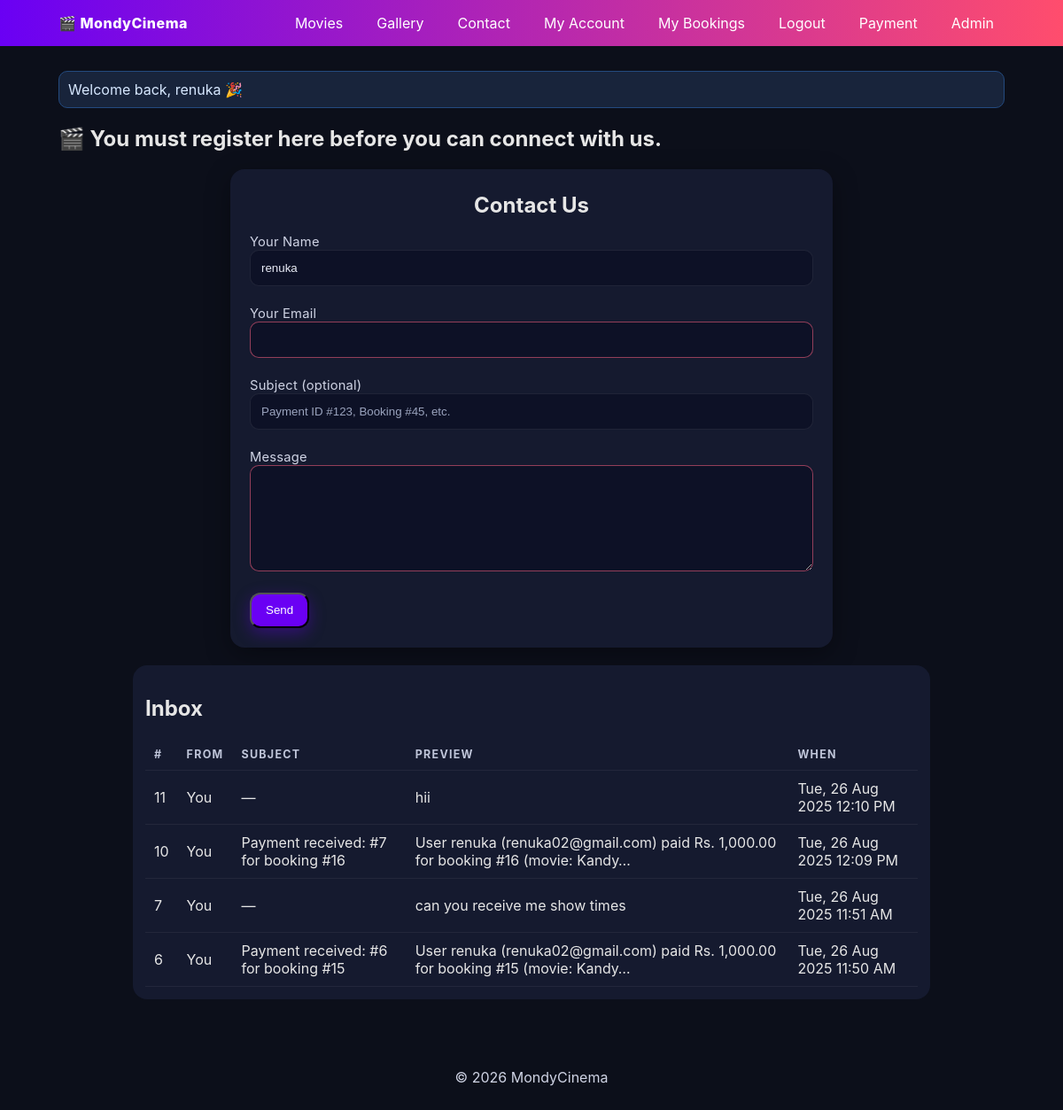
/contact.php (signed in), run on the app's committed database.
### tables this page shows
CREATE TABLE IF NOT EXISTS `contact_messages` (
  `id` int NOT NULL AUTO_INCREMENT,
  `user_id` int DEFAULT NULL,
  `name` varchar(120) NOT NULL,
  `email` varchar(150) NOT NULL,
  `subject` varchar(200) DEFAULT NULL,
  `message` text NOT NULL,
  `is_read` tinyint(1) NOT NULL DEFAULT '0',
  `is_admin` tinyint(1) NOT NULL DEFAULT '0',
  `booking_id` int DEFAULT NULL,
  `payment_id` int DEFAULT NULL,
  `created_at` datetime NOT NULL DEFAULT CURRENT_TIMESTAMP,
  PRIMARY KEY (`id`),
  KEY `user_id` (`user_id`),
  KEY `is_admin` (`is_admin`),
  KEY `booking_id` (`booking_id`),
  KEY `payment_id` (`payment_id`),
  KEY `created_at` (`created_at`)
);

### helpers.php (called while the page is built, shortened)
<?php
function formatDateTime(?string $datetime, string $format = 'D, d M Y h:i A'): string
{
    try {
        $dt = new DateTime($datetime);
        return $dt->format($format);
    } catch (Throwable $e) {
        return '-';
    }
}

### contact.php (the view, shortened to what this page needs)
<?php
require_once 'db.php';
require_once 'helpers.php';
$userId    = (int)($_SESSION['user_id']   ?? 0);
$userName  =        $_SESSION['user_name']  ?? '';
$userEmail =        $_SESSION['user_email'] ?? '';
$messages = [];
if ($userId > 0) {
  $q = $conn->prepare("
    SELECT id, is_admin, subject, message, created_at
    FROM contact_messages
    WHERE user_id = ?
    ORDER BY created_at DESC
  ");
  $q->execute([$userId]);
  $messages = $q->fetchAll(PDO::FETCH_ASSOC);
}
include 'header.php';
?>
<h2>🎬 You must register here before you can connect with us.</h2>
<section class="form" style="max-width:680px">
  <h2>Contact Us</h2>
  <form method="post" autocomplete="off">
    <label>Your Name</label>
    <input name="name" value="<?php echo htmlspecialchars($userName); ?>" required>
    <br>
     <br>
    <label>Your Email</label>
    <input name="email" type="email" value="<?php echo htmlspecialchars($userEmail); ?>" required>
     <br>
      <br>
    <label>Subject (optional)</label>
    <input name="subject" placeholder="Payment ID #123, Booking #45, etc.">
     <br>
      <br>
    <label>Message</label>
    <textarea name="message" rows="5" required></textarea>
     <br>
      <br>
    <button class="btn" type="submit">Send</button>
  </form>
</section>
<?php if ($userId > 0): ?>
<section class="list" style="max-width:900px">
  <h2>Inbox</h2>
  <table>
    <thead><tr><th>#</th><th>From</th><th>Subject</th><th>Preview</th><th>When</th></tr></thead>
    <tbody>
      <?php foreach ($messages as $m):
        $preview = mb_substr($m['message'] ?? '', 0, 80) . ((strlen($m['message'] ?? '')>80)?'…':'');
      ?>
      <tr>
        <td><?php echo (int)$m['id']; ?></td>
        <td><?php echo $m['is_admin'] ? 'Admin' : 'You'; ?></td>
        <td><?php echo htmlspecialchars($m['subject'] ?? '—'); ?></td>
        <td><?php echo htmlspecialchars($preview ?: '—'); ?></td>
        <td><?php echo formatDateTime($m['created_at']); ?></td>
      </tr>
      <?php endforeach; ?>
    </tbody>
  </table>
</section>
<?php endif; ?>
<?php include 'footer.php'; ?>

### style.css (style rules this page uses)
:root { --primary:#6a00f4; --secondary:#ff4d6d; --bg:#0c0f1a; --card:#151a2f; --text:#e6e6e6; --muted:#9aa0b4; --accent:#00d1ff; }
* { box-sizing:border-box }
html,body { margin:0;padding:0;height: 100%; font-family:Inter,system-ui,Arial,sans-serif;background:var(--bg);color:var(--text) }
.btn { display:inline-block;padding:10px 16px;border-radius:12px;text-decoration:none;color:#fff;background:var(--primary);box-shadow:0 6px 18px rgba(106,0,244,.35) }
.list { background:var(--card);border-radius:16px;padding:14px; margin: 20px auto; }
.list table { width:100%;border-collapse:collapse; }
.list th, .list td { padding:10px;border-bottom:1px solid rgba(255,255,255,.06);text-align:left }
.list th { color:#bfc5d9;text-transform:uppercase;font-size:.78rem;letter-spacing:.08rem }
.form { --card-bg: var(--card, #0b1024); --field-bg:#0d1126; --field-br:10px; --field-brd:1px solid rgba(255,255,255,.08); --field-pad:12px; --focus:#6b8cff; background: var(--card-bg); border-radius: 16px; padding: 22px; max-width: 680px; margin: 18px auto; box-shadow: 0 8px 28px rgba(0,0,0,.35); }
.form h2 { margin:4px 0 16px;text-align:center }
.form label { font-size:.92rem; letter-spacing:.2px; color:#cfd3e4; margin: 0 0 6px; }
.form input, .form select, .form textarea { width:100%; background: var(--field-bg); color:#e9ecf7; border: var(--field-brd); border-radius: var(--field-br); padding: var(--field-pad); outline: none; transition: border-color .18s ease, box-shadow .18s ease, background .18s ease; }
.form textarea { min-height:120px; resize: vertical }
.form ::placeholder { color:#9aa3bd }
.form input:invalid, .form select:invalid, .form textarea:invalid { border-color: rgba(255,99,132,.55); }
.form .btn { min-height:40px;padding:10px 16px;border-radius:12px }
body.bguser { margin: 0; height: 150%; width: 200; background-image: url('https://cdn.vectorstock.com/i/1000v/47/59/blue-film-strip-background-vector-954759.jpg'); background-size: cover; background-repeat: no-repeat; background-position: center center; }

### data on the page
contact_messages: id "11", is_admin "You", subject "—", message "hii", created_at "Tue, 26 Aug 2025 12:10 PM"
contact_messages: id "10", is_admin "You", subject "Payment received: #7 for booking #16", message "User renuka (renuka02@gmail.com) paid Rs. 1,000.00 for booking #16 (movie: Kandy…", created_at "Tue, 26 Aug 2025 12:09 PM"
contact_messages: id "7", is_admin "You", subject "—", message "can you receive me show times", created_at "Tue, 26 Aug 2025 11:51 AM"
contact_messages: id "6", is_admin "You", subject "Payment received: #6 for booking #15", message "User renuka (renuka02@gmail.com) paid Rs. 1,000.00 for booking #15 (movie: Kandy…", created_at "Tue, 26 Aug 2025 11:50 AM"

### other printed values
$msg "Welcome back, renuka 🎉"
